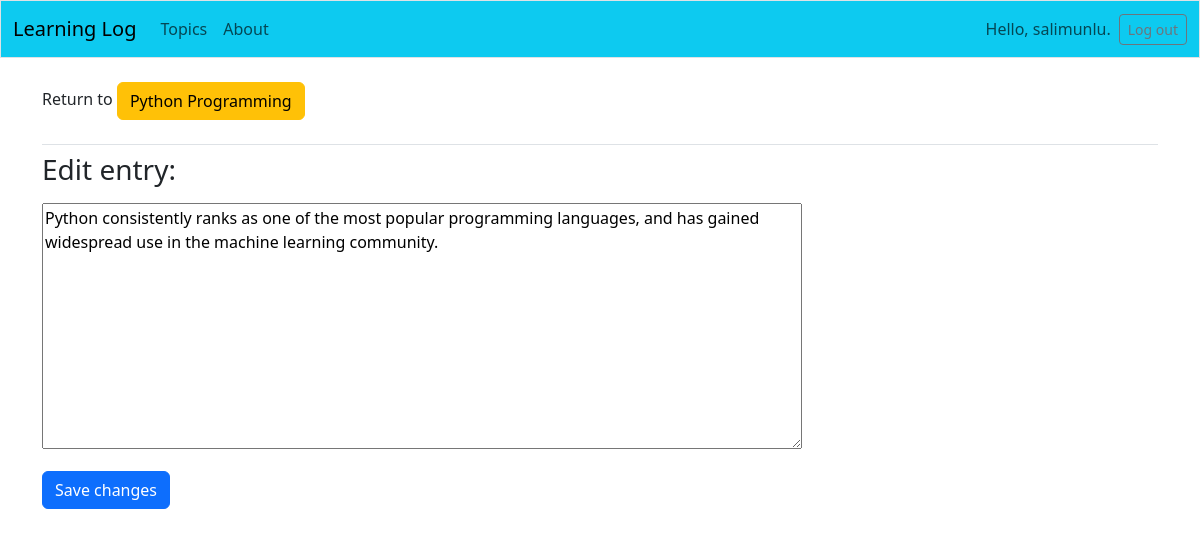
The app's page /edit_entry/8/ (signed in) with its own data.
### learning_logs/models.py (models this page shows, shortened)
class Topic(models.Model):
    text = models.CharField(max_length=200)
    date_added = models.DateTimeField(auto_now_add=True)
    owner = models.ForeignKey(User, on_delete=models.CASCADE)
    def __str__(self):
        return self.text

class Entry(models.Model):
    topic = models.ForeignKey(Topic, on_delete=models.CASCADE)
    text = models.TextField()
    date_added = models.DateTimeField(auto_now_add=True)
    class Meta:
        verbose_name_plural = "Entries"

### learning_logs/views.py (the view)
# urls.py: path('edit_entry/<int:entry_id>/', views.edit_entry, name='edit_entry'), # Entry düzenlemek için
@login_required
def edit_entry(request, entry_id):
    entry = Entry.objects.get(id=entry_id)
    topic = entry.topic
    if topic.owner != request.user:
        raise Http404
    if request.method != 'POST':
        form = EntryForm(instance=entry)
    else:
        form = EntryForm(instance=entry, data=request.POST)
        if form.is_valid():
            form.save()
            return redirect('learning_logs:topic', topic_id=topic.id)
    context = {'entry': entry, 'topic': topic, 'form': form}
    return render(request, 'learning_logs/edit_entry.html', context)

### learning_logs/forms.py
class EntryForm(forms.ModelForm):
    class Meta:
        model = Entry   # Form Entry modeline dayanıyor
        fields = ['text']   # Sadece text alanı bu forma dahil edildi
        labels = {'text': ''}  # 'text' alanına boş bir etiket atandı.
        widgets = {'text': forms.Textarea(attrs={'cols': 80})}  # 'text' alanı için bir HTML form elemanı

### templates/learning_logs/edit_entry.html (shortened to what this page needs)
<!DOCTYPE html>
<html lang="en">
<head>
</head>
<body>
{% extends 'learning_logs/base.html' %}
{% block page_header %}
    <p>Return to <a class="btn btn-warning" href="{% url 'learning_logs:topic' topic.id %}">{{ topic }}</a></p>
{% endblock page_header %}
{% block content %}
    <h3 class="mb-3">Edit entry:</h3>
    <form action="{% url 'learning_logs:edit_entry' entry.id %}" method="post" class="mb-3">
        {{ form.as_p }}
        <button name="submit" class="btn btn-primary">Save changes</button>
    </form>
{% endblock content %}

### templates/learning_logs/base.html (shortened to what this page needs)
<!doctype html>
<html lang="en">
<head>
  {% load static %}
  {% load django_bootstrap5 %}
  {% bootstrap_css %}
   <link rel="stylesheet" href="{% static 'css/fontawesome.min.css' %}">
    <link rel="stylesheet" href="{% static 'css/all.min.css' %}">
</head>
<body>
  <nav class="navbar navbar-expand-md navbar-light bg-info mb-4 border">
    <div class="container-fluid">
      <a class="navbar-brand" href="{% url 'learning_logs:index' %}">
          Learning Log</a>
      <div class="collapse navbar-collapse" id="navbarCollapse">
        <ul class="navbar-nav me-auto mb-2 mb-md-0">
          <li class="nav-item">
            <a class="nav-link" href="{% url 'learning_logs:topics' %}">
              Topics</a></li>
           <li class="nav-item">
            <a class="nav-link" href="{% url 'learning_logs:about' %}">
              About</a></li>
        </ul>
        <ul class="navbar-nav ms-auto mb-2 mb-md-0">
          {% if user.is_authenticated %}
            <li class="nav-item">
              <span class="navbar-text me-2">Hello, {{ user.username }}.
                </span></li>
          {% endif %}
        </ul>
        {% if user.is_authenticated %}
          <form action="{% url 'users:logout' %}" method='post'>
            <button name='submit' class='btn btn-outline-secondary btn-sm'>
              Log out</button>
          </form>
        {% endif %}
      </div>
    </div>
  </nav>
  <main class="container">
    <div class="pb-2 mb-2 border-bottom">
      {% block page_header %}{% endblock page_header %}
    </div>
    <div>
      {% block content %}{% endblock content %}
    </div>
  </main>
</body>
</html>

### records on screen
Topic: text "Python Programming"
Entry: text "Python consistently ranks as one of the most popular programming languages, and has gained widespread use in the machine learning community."

### other values on screen
{{ user.username }} "salimunlu"
